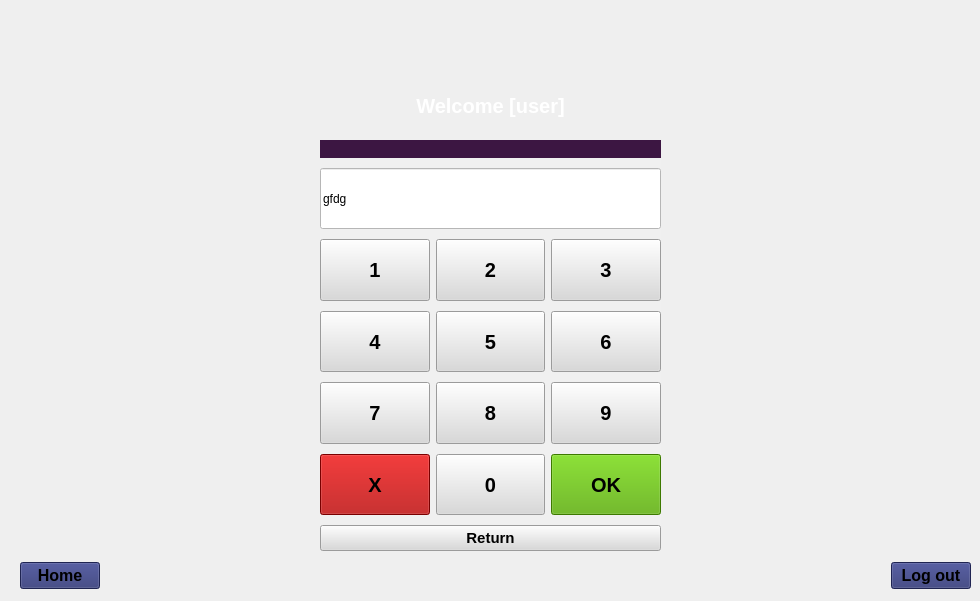
    <widget class="QWidget" name="withdraw">
     <widget class="QLabel" name="labelWdrawWelcome">
      <property name="geometry">
       <rect>
        <x>10</x>
        <y>90</y>
        <width>961</width>
        <height>31</height>
       </rect>
      </property>
      <property name="font">
       <font>
        <pointsize>15</pointsize>
        <bold>true</bold>
       </font>
      </property>
      <property name="styleSheet">
       <string notr="true">color: rgb(255,255,255);</string>
      </property>
      <property name="text">
       <string>Welcome [user]</string>
      </property>
      <property name="alignment">
       <set>Qt::AlignCenter</set>
      </property>
     </widget>
     <widget class="QWidget" name="horizontalLayoutWidget_2">
      <property name="geometry">
       <rect>
        <x>20</x>
        <y>560</y>
        <width>951</width>
        <height>32</height>
       </rect>
      </property>
      <layout class="QHBoxLayout" name="horizontalLayout_3">
       <item alignment="Qt::AlignLeft">
        <widget class="QPushButton" name="btnWdrawReturn">
         <property name="sizePolicy">
          <sizepolicy hsizetype="Fixed" vsizetype="Fixed">
           <horstretch>0</horstretch>
           <verstretch>0</verstretch>
          </sizepolicy>
         </property>
         <property name="font">
          <font>
           <pointsize>12</pointsize>
           <bold>true</bold>
          </font>
         </property>
         <property name="layoutDirection">
          <enum>Qt::LeftToRight</enum>
         </property>
         <property name="styleSheet">
          <string notr="true">color: rgb(0, 0, 0);
background-color: rgb(44, 51, 115);</string>
         </property>
         <property name="text">
          <string>Home</string>
         </property>
         <property name="autoDefault">
          <bool>false</bool>
         </property>
         <property name="default">
          <bool>false</bool>
         </property>
         <property name="flat">
          <bool>false</bool>
         </property>
        </widget>
       </item>
       <item alignment="Qt::AlignRight">
        <widget class="QPushButton" name="btnWdrawLogout">
         <property name="sizePolicy">
          <sizepolicy hsizetype="Fixed" vsizetype="Fixed">
           <horstretch>0</horstretch>
           <verstretch>0</verstretch>
          </sizepolicy>
         </property>
         <property name="font">
          <font>
           <pointsize>12</pointsize>
           <bold>true</bold>
          </font>
         </property>
         <property name="layoutDirection">
          <enum>Qt::LeftToRight</enum>
         </property>
         <property name="styleSheet">
          <string notr="true">color: rgb(0, 0, 0);
background-color: rgb(44, 51, 115);
align: &quot;right&quot;;</string>
         </property>
         <property name="text">
          <string>Log out</string>
         </property>
         <property name="autoDefault">
          <bool>false</bool>
         </property>
         <property name="default">
          <bool>false</bool>
         </property>
         <property name="flat">
          <bool>false</bool>
         </property>
        </widget>
       </item>
      </layout>
     </widget>
     <widget class="QWidget" name="gridLayoutWidget_2">
      <property name="geometry">
       <rect>
        <x>320</x>
        <y>180</y>
        <width>341</width>
        <height>341</height>
       </rect>
      </property>
      <layout class="QGridLayout" name="gridLayout_2">
       <property name="spacing">
        <number>10</number>
       </property>
       <item row="3" column="0">
        <widget class="QPushButton" name="btnWdrawother">
         <property name="sizePolicy">
          <sizepolicy hsizetype="Minimum" vsizetype="Preferred">
           <horstretch>0</horstretch>
           <verstretch>0</verstretch>
          </sizepolicy>
         </property>
         <property name="font">
          <font>
           <pointsize>15</pointsize>
           <bold>true</bold>
          </font>
         </property>
         <property name="styleSheet">
          <string notr="true">background-color: rgb(217, 217, 217);
color: rgb(0, 0, 0);</string>
         </property>
         <property name="text">
          <string>Other amount</string>
         </property>
        </widget>
       </item>
       <item row="3" column="1">
        <widget class="QPushButton" name="btnWdraw">
         <property name="sizePolicy">
          <sizepolicy hsizetype="Minimum" vsizetype="Preferred">
           <horstretch>0</horstretch>
           <verstretch>0</verstretch>
          </sizepolicy>
         </property>
         <property name="font">
          <font>
           <pointsize>15</pointsize>
           <bold>true</bold>
          </font>
         </property>
         <property name="styleSheet">
          <string notr="true">background-color: rgb(217, 217, 217);
color: rgb(0, 0, 0);</string>
         </property>
         <property name="text">
          <string>Withdraw</string>
         </property>
        </widget>
       </item>
       <item row="0" column="0" colspan="2">
        <widget class="QLineEdit" name="lineEditWdrawAmount">
         <property name="enabled">
          <bool>true</bool>
         </property>
         <property name="sizePolicy">
          <sizepolicy hsizetype="Minimum" vsizetype="Fixed">
           <horstretch>0</horstretch>
           <verstretch>0</verstretch>
          </sizepolicy>
         </property>
         <property name="font">
          <font>
           <pointsize>14</pointsize>
           <bold>true</bold>
          </font>
         </property>
         <property name="styleSheet">
          <string notr="true">background-color: rgb(255, 255, 255);
color: rgb(1, 1, 1);</string>
         </property>
         <property name="text">
          <string/>
         </property>
         <property name="alignment">
          <set>Qt::AlignCenter</set>
         </property>
         <property name="readOnly">
          <bool>true</bool>
         </property>
         <property name="placeholderText">
          <string>Select Amount</string>
         </property>
        </widget>
       </item>
       <item row="2" column="1">
        <widget class="QPushButton" name="btnWdraw100">
         <property name="sizePolicy">
          <sizepolicy hsizetype="Preferred" vsizetype="Preferred">
           <horstretch>0</horstretch>
           <verstretch>0</verstretch>
          </sizepolicy>
         </property>
         <property name="font">
          <font>
           <pointsize>15</pointsize>
           <bold>true</bold>
          </font>
         </property>
         <property name="styleSheet">
          <string notr="true">background-color: rgb(217, 217, 217);
color: rgb(0, 0, 0);</string>
         </property>
         <property name="text">
          <string>100€</string>
         </property>
        </widget>
       </item>
       <item row="1" column="1">
        <widget class="QPushButton" name="btnWdraw40">
         <property name="sizePolicy">
          <sizepolicy hsizetype="Preferred" vsizetype="Preferred">
           <horstretch>0</horstretch>
           <verstretch>0</verstretch>
          </sizepolicy>
         </property>
         <property name="font">
          <font>
           <pointsize>15</pointsize>
           <bold>true</bold>
          </font>
         </property>
         <property name="styleSheet">
          <string notr="true">background-color: rgb(217, 217, 217);
color: rgb(0, 0, 0);</string>
         </property>
         <property name="text">
          <string>40€</string>
         </property>
        </widget>
       </item>
       <item row="2" column="0">
        <widget class="QPushButton" name="btnWdraw50">
         <property name="sizePolicy">
          <sizepolicy hsizetype="Preferred" vsizetype="Preferred">
           <horstretch>0</horstretch>
           <verstretch>0</verstretch>
          </sizepolicy>
         </property>
         <property name="font">
          <font>
           <pointsize>15</pointsize>
           <bold>true</bold>
          </font>
         </property>
         <property name="styleSheet">
          <string notr="true">background-color: rgb(217, 217, 217);
color: rgb(0, 0, 0);</string>
         </property>
         <property name="text">
          <string>50€</string>
         </property>
        </widget>
       </item>
       <item row="1" column="0">
        <widget class="QPushButton" name="btnWdraw20">
         <property name="sizePolicy">
          <sizepolicy hsizetype="Preferred" vsizetype="Preferred">
           <horstretch>0</horstretch>
           <verstretch>0</verstretch>
          </sizepolicy>
         </property>
         <property name="font">
          <font>
           <pointsize>15</pointsize>
           <bold>true</bold>
          </font>
         </property>
         <property name="styleSheet">
          <string notr="true">background-color: rgb(217, 217, 217);
color: rgb(0, 0, 0);</string>
         </property>
         <property name="text">
          <string>20€</string>
         </property>
        </widget>
       </item>
      </layout>
     </widget>
     <widget class="QWidget" name="Wotherwidget" native="true">
      <property name="enabled">
       <bool>true</bool>
      </property>
      <property name="geometry">
       <rect>
        <x>320</x>
        <y>140</y>
        <width>341</width>
        <height>411</height>
       </rect>
      </property>
      <property name="styleSheet">
       <string notr="true">background-color: rgb(240, 240, 240);</string>
      </property>
      <widget class="QWidget" name="gridLayoutWidget_3">
       <property name="geometry">
        <rect>
         <x>0</x>
         <y>0</y>
         <width>341</width>
         <height>411</height>
        </rect>
       </property>
       <layout class="QGridLayout" name="gridLayout_3">
        <item row="0" column="0">
         <layout class="QGridLayout" name="gridLayout_4">
          <property name="verticalSpacing">
           <number>10</number>
          </property>
          <item row="6" column="2">
           <widget class="QPushButton" name="Wdrawbtn6">
            <property name="sizePolicy">
             <sizepolicy hsizetype="Minimum" vsizetype="Expanding">
              <horstretch>0</horstretch>
              <verstretch>0</verstretch>
             </sizepolicy>
            </property>
            <property name="font">
             <font>
              <pointsize>15</pointsize>
              <bold>true</bold>
             </font>
            </property>
            <property name="styleSheet">
             <string notr="true">background-color: rgb(217, 217, 217);
color: rgb(0, 0, 0);</string>
            </property>
            <property name="text">
             <string>6</string>
            </property>
           </widget>
          </item>
          <item row="8" column="0">
           <widget class="QPushButton" name="Wdrawcancel">
            <property name="sizePolicy">
             <sizepolicy hsizetype="Minimum" vsizetype="Expanding">
              <horstretch>0</horstretch>
              <verstretch>0</verstretch>
             </sizepolicy>
            </property>
            <property name="font">
             <font>
              <pointsize>15</pointsize>
              <bold>true</bold>
             </font>
            </property>
            <property name="styleSheet">
             <string notr="true">color: rgb(0, 0, 0);
background-color: rgb(170, 0, 0);</string>
            </property>
            <property name="text">
             <string>X</string>
            </property>
           </widget>
          </item>
          <item row="3" column="0" colspan="3">
           <widget class="QLabel" name="invalidamount">
            <property name="font">
             <font>
              <pointsize>12</pointsize>
              <bold>true</bold>
             </font>
            </property>
            <property name="styleSheet">
             <string notr="true">background-color: rgb(60, 22, 66);
color: rgb(170, 0, 0);</string>
            </property>
            <property name="text">
             <string/>
            </property>
           </widget>
          </item>
          <item row="8" column="1">
           <widget class="QPushButton" name="Wdrawbtn0">
            <property name="sizePolicy">
             <sizepolicy hsizetype="Minimum" vsizetype="Expanding">
              <horstretch>0</horstretch>
              <verstretch>0</verstretch>
             </sizepolicy>
            </property>
            <property name="font">
             <font>
              <pointsize>15</pointsize>
              <bold>true</bold>
             </font>
            </property>
            <property name="styleSheet">
             <string notr="true">background-color: rgb(217, 217, 217);
color: rgb(0, 0, 0);</string>
            </property>
            <property name="text">
             <string>0</string>
            </property>
           </widget>
          </item>
          <item row="5" column="1">
           <widget class="QPushButton" name="Wdrawbtn2">
            <property name="sizePolicy">
             <sizepolicy hsizetype="Minimum" vsizetype="Expanding">
              <horstretch>0</horstretch>
              <verstretch>0</verstretch>
             </sizepolicy>
            </property>
            <property name="font">
             <font>
              <pointsize>15</pointsize>
              <bold>true</bold>
             </font>
            </property>
            <property name="styleSheet">
             <string notr="true">background-color: rgb(217, 217, 217);
color: rgb(0, 0, 0);</string>
            </property>
            <property name="text">
             <string>2</string>
            </property>
           </widget>
          </item>
          <item row="7" column="0">
           <widget class="QPushButton" name="Wdrawbtn7">
            <property name="sizePolicy">
             <sizepolicy hsizetype="Minimum" vsizetype="Expanding">
              <horstretch>0</horstretch>
              <verstretch>0</verstretch>
             </sizepolicy>
            </property>
            <property name="font">
             <font>
              <pointsize>15</pointsize>
              <bold>true</bold>
             </font>
            </property>
            <property name="styleSheet">
             <string notr="true">background-color: rgb(217, 217, 217);
color: rgb(0, 0, 0);</string>
            </property>
            <property name="text">
             <string>7</string>
            </property>
           </widget>
          </item>
          <item row="6" column="1">
           <widget class="QPushButton" name="Wdrawbtn5">
            <property name="sizePolicy">
             <sizepolicy hsizetype="Minimum" vsizetype="Expanding">
              <horstretch>0</horstretch>
              <verstretch>0</verstretch>
             </sizepolicy>
            </property>
            <property name="font">
             <font>
              <pointsize>15</pointsize>
              <bold>true</bold>
             </font>
            </property>
            <property name="styleSheet">
             <string notr="true">background-color: rgb(217, 217, 217);
color: rgb(0, 0, 0);</string>
            </property>
            <property name="text">
             <string>5</string>
            </property>
           </widget>
          </item>
          <item row="7" column="2">
           <widget class="QPushButton" name="Wdrawbtn9">
            <property name="sizePolicy">
             <sizepolicy hsizetype="Minimum" vsizetype="Expanding">
              <horstretch>0</horstretch>
              <verstretch>0</verstretch>
             </sizepolicy>
            </property>
            <property name="font">
             <font>
              <pointsize>15</pointsize>
              <bold>true</bold>
             </font>
            </property>
            <property name="styleSheet">
             <string notr="true">background-color: rgb(217, 217, 217);
color: rgb(0, 0, 0);</string>
            </property>
            <property name="text">
             <string>9</string>
            </property>
           </widget>
          </item>
          <item row="8" column="2">
           <widget class="QPushButton" name="Wdrawok">
            <property name="sizePolicy">
             <sizepolicy hsizetype="Minimum" vsizetype="Expanding">
              <horstretch>0</horstretch>
              <verstretch>0</verstretch>
             </sizepolicy>
            </property>
            <property name="font">
             <font>
              <pointsize>15</pointsize>
              <bold>true</bold>
             </font>
            </property>
            <property name="autoFillBackground">
             <bool>false</bool>
            </property>
            <property name="styleSheet">
             <string notr="true">background-color: rgb(85, 170, 0);
color: rgb(0, 0, 0);</string>
            </property>
            <property name="text">
             <string>OK</string>
            </property>
           </widget>
          </item>
          <item row="6" column="0">
           <widget class="QPushButton" name="Wdrawbtn4">
            <property name="sizePolicy">
             <sizepolicy hsizetype="Minimum" vsizetype="Expanding">
              <horstretch>0</horstretch>
              <verstretch>0</verstretch>
             </sizepolicy>
            </property>
            <property name="font">
             <font>
              <pointsize>15</pointsize>
              <bold>true</bold>
             </font>
            </property>
            <property name="styleSheet">
             <string notr="true">background-color: rgb(217, 217, 217);
color: rgb(0, 0, 0);</string>
            </property>
            <property name="text">
             <string>4</string>
            </property>
           </widget>
          </item>
          <item row="4" column="0" colspan="3">
           <widget class="QLineEdit" name="lineWdraw">
            <property name="enabled">
             <bool>true</bool>
            </property>
            <property name="sizePolicy">
             <sizepolicy hsizetype="Expanding" vsizetype="Expanding">
              <horstretch>0</horstretch>
              <verstretch>0</verstretch>
             </sizepolicy>
            </property>
            <property name="font">
             <font>
              <family>Arial</family>
             </font>
            </property>
            <property name="styleSheet">
             <string notr="true">background-color: rgb(255, 255, 255);
color: rgb(0, 0, 0);</string>
            </property>
            <property name="inputMethodHints">
             <set>Qt::ImhNone</set>
            </property>
            <property name="text">
             <string>gfdg</string>
            </property>
            <property name="maxLength">
             <number>4</number>
            </property>
            <property name="echoMode">
             <enum>QLineEdit::Normal</enum>
            </property>
            <property name="readOnly">
             <bool>true</bool>
            </property>
           </widget>
          </item>
          <item row="5" column="2">
           <widget class="QPushButton" name="Wdrawbtn3">
            <property name="sizePolicy">
             <sizepolicy hsizetype="Minimum" vsizetype="Expanding">
              <horstretch>0</horstretch>
              <verstretch>0</verstretch>
             </sizepolicy>
            </property>
            <property name="font">
             <font>
              <pointsize>15</pointsize>
              <bold>true</bold>
             </font>
            </property>
            <property name="styleSheet">
             <string notr="true">background-color: rgb(217, 217, 217);
color: rgb(0, 0, 0);</string>
            </property>
            <property name="text">
             <string>3</string>
            </property>
           </widget>
          </item>
          <item row="7" column="1">
           <widget class="QPushButton" name="Wdrawbtn8">
            <property name="sizePolicy">
             <sizepolicy hsizetype="Minimum" vsizetype="Expanding">
              <horstretch>0</horstretch>
              <verstretch>0</verstretch>
             </sizepolicy>
            </property>
            <property name="font">
             <font>
              <pointsize>15</pointsize>
              <bold>true</bold>
             </font>
            </property>
            <property name="styleSheet">
             <string notr="true">background-color: rgb(217, 217, 217);
color: rgb(0, 0, 0);</string>
            </property>
            <property name="text">
             <string>8</string>
            </property>
           </widget>
          </item>
          <item row="5" column="0">
           <widget class="QPushButton" name="Wdrawbtn1">
            <property name="sizePolicy">
             <sizepolicy hsizetype="Minimum" vsizetype="Expanding">
              <horstretch>0</horstretch>
              <verstretch>0</verstretch>
             </sizepolicy>
            </property>
            <property name="font">
             <font>
              <pointsize>15</pointsize>
              <bold>true</bold>
             </font>
            </property>
            <property name="styleSheet">
             <string notr="true">background-color: rgb(217, 217, 217);
color: rgb(0, 0, 0);</string>
            </property>
            <property name="text">
             <string>1</string>
            </property>
           </widget>
          </item>
          <item row="9" column="0" colspan="3">
           <widget class="QPushButton" name="Withdrawhc">
            <property name="font">
             <font>
              <pointsize>11</pointsize>
              <bold>true</bold>
             </font>
            </property>
            <property name="styleSheet">
             <string notr="true">background-color: rgb(217, 217, 217);
color: rgb(0, 0, 0);</string>
            </property>
            <property name="text">
             <string>Return</string>
            </property>
           </widget>
          </item>
         </layout>
        </item>
       </layout>
      </widget>
     </widget>
    </widget>
